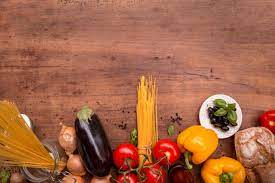
#> input picture my-food/image1.jpg, 275 x 183 px, given in place of the camera
$ python sensor.py
#> lines starting #> are read from the running program, lines starting #| are printed output that depends on the picture
import cv2
import pyttsx3
engine = pyttsx3.init()
voices = engine.getProperty('voices')
engine.setProperty('voice', voices[1].id)
engine.setProperty('rate', 150)
videoCaptureObject = cv2.VideoCapture(0)
q=1
i=1
def differ(baseline_image,i):
    while(True):
     ret,frame = videoCaptureObject.read()
     gray_frame=cv2.cvtColor(frame,cv2.COLOR_BGR2GRAY)
     gray_frame=cv2.GaussianBlur(gray_frame,(25,25),0)
     cv2.imshow('Capturing Video',frame)
     delta=cv2.absdiff(baseline_image,gray_frame)
     threshold=cv2.threshold(delta,35,255, cv2.THRESH_BINARY)[1]
     (contours,_)=cv2.findContours(threshold,cv2.RETR_EXTERNAL, cv2.CHAIN_APPROX_SIMPLE)
     for contour in contours:
         if cv2.contourArea(contour) < 5000:
             continue
         (x, y, w, h)=cv2.boundingRect(contour)
         cv2.rectangle(frame, (x, y), (x+w, y+h), (0,255,0), 1)
         engine.say("Some Different object found in the camera")
         engine.runAndWait()
         s="detector"
         s=s+str(i)+".jpg"
         i=i+1
         cv2.imwrite(s,frame)
     if(cv2.waitKey(1) & 0xFF == ord('q')):
        videoCaptureObject.release()
        cv2.destroyAllWindows()

while(q==1):
    net,first = videoCaptureObject.read()
#> first is the input picture: shape (183, 275, 3); mean B, G, R 72.2, 101.2, 164.2
    baseline_image=cv2.cvtColor(first,cv2.COLOR_BGR2GRAY)
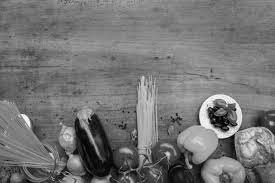
#> baseline_image: shape (183, 275); min 1, max 253, mean 116.8
    baseline_image=cv2.GaussianBlur(baseline_image,(25,25),0)
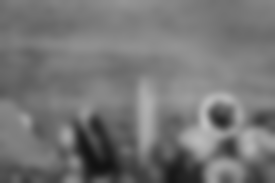
#> baseline_image: shape (183, 275); min 18, max 191, mean 116.8
    cv2.imshow('Set_Base',first)
    if(cv2.waitKey(1) & 0xFF == ord('q')):
#> (key q is pressed here)
        q=2
        cv2.destroyAllWindows()
        differ(baseline_image,i)
#> in differ, `delta=cv2.absdiff(baseline_image,gray_frame)`: delta: shape (183, 275); every value is 0
#> in differ, `(contours,_)=cv2.findContours(threshold,cv2.RETR_EXTERNAL, cv2.CHAIN_A..`: contours = []
#> after the loop in differ, `for contour in contours:`: i = 1
#> (key q is pressed here)
